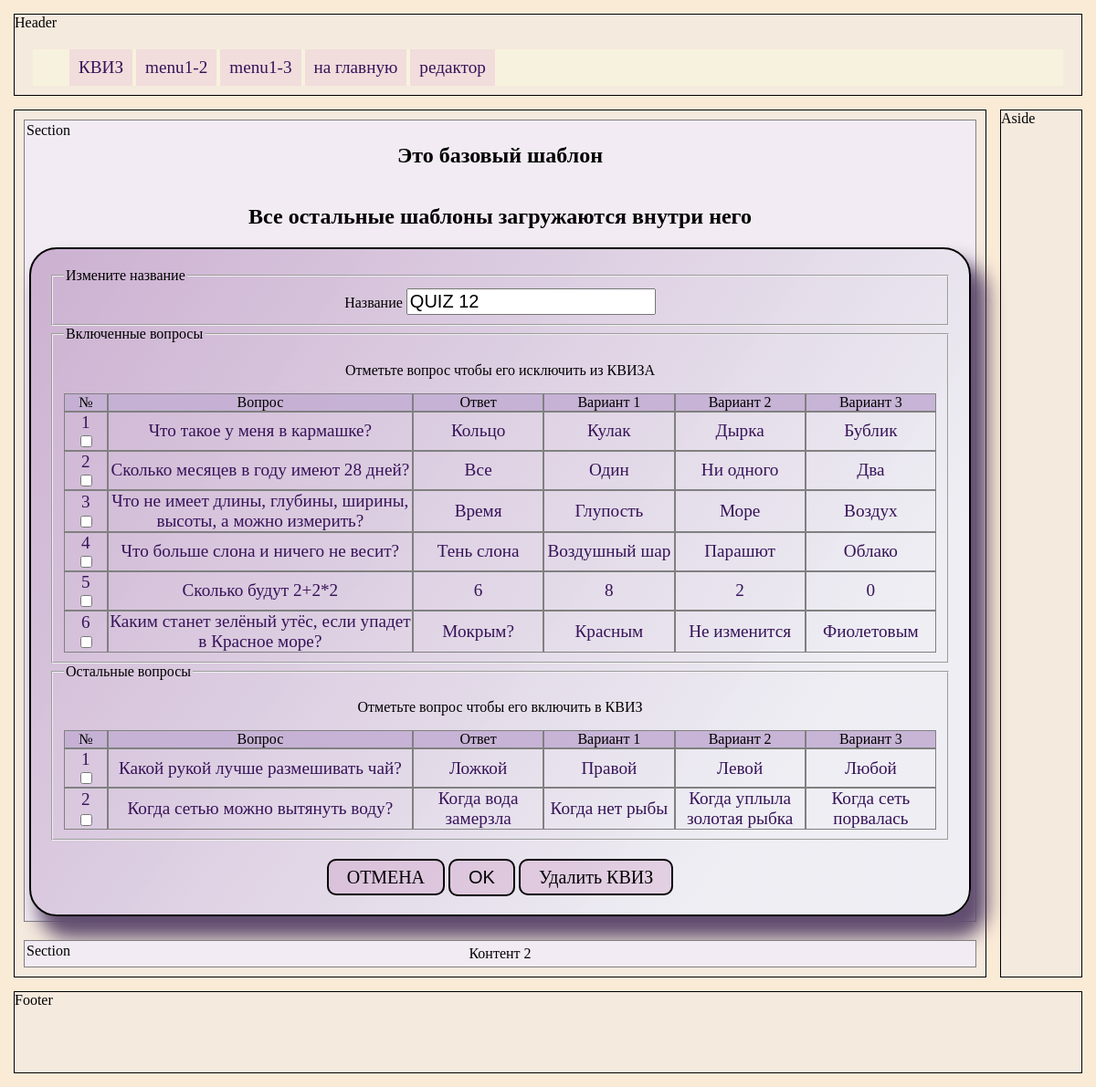
Screenshot of /quiz_edit/1/ with the database file from the repository.
### models.py (models this page shows, shortened)
class Quiz(db.Model):
    id = db.Column(db.Integer, primary_key = True)
    name = db.Column(db.String(100))
    user_id = db.Column(db.Integer, db.ForeignKey('user.id'))

class Question(db.Model):
    id = db.Column(db.Integer, primary_key = True)
    question = db.Column(db.String(250), nullable=False)
    answer = db.Column(db.String(100), nullable=False)
    wrong1 = db.Column(db.String(100), nullable=False)
    wrong2 = db.Column(db.String(100), nullable=False)
    wrong3 = db.Column(db.String(100), nullable=False)
    quiz = db.relationship(
                'Quiz',
                secondary=quiz_question, backref = 'question')

### main.py (the view, shortened to what this page needs)
@app.route('/quiz_edit/<int:id>/', methods = ['GET','POST'])
def quiz_edit(id):
    quiz = Quiz.query.filter_by(id=id).one()
    q_ids = [q.id for q in quiz.question] #список id вопросов которые вошли в этот КВИЗ
    questions = Question.query.filter(Question.id.not_in(q_ids))  # выборка вопросов которые не вошли
    return render_template('quiz_edit.html',
                            quiz = quiz,
                            no_questions=questions,
                            html_config = html_config)

### templates/quiz_edit.html (shortened to what this page needs)
{% extends "base.html" %}
{% block main_menu %}
    {{ super() }}
    {% include 'quiz_menu.html' %}
{% endblock %}
{% block content1 %}
<div class="quiz_form">
    <form action="/quiz_edit/{{ quiz.id }}/" method="post">
        <fieldset>
            <legend>Измените название</legend>
            <label for="name">Название</label>
            <input type="text" name="name" id="name" value="{{ quiz.name }}" placeholder="Название КВИЗА">
        </fieldset>
        <fieldset>
            <legend>Включенные вопросы</legend>
            <p>Отметьте вопрос чтобы его исключить из КВИЗА</p>
            {% set questions, checkbox, n_tab = quiz.question, True, 1  %}
            {% include 'form_questions_tab.html' %}
        </fieldset>
        <fieldset>
            <legend>Остальные вопросы</legend>
            <p>Отметьте вопрос чтобы его включить в КВИЗ</p>
            {% set questions, checkbox, n_tab = no_questions, True, 2 %}
            {% include 'form_questions_tab.html' %}
        </fieldset>
        <div>
            <a class="button" href="/quizes_view">ОТМЕНА</a>
            <input class="button" type="submit" value="OK">
            <a class="button" href="/quiz_delete/{{quiz.id}}">Удалить КВИЗ</a>
        </div>
    </form>
</div>
{% endblock %}

### templates/form_questions_tab.html
<div class="question-row question-hrow">
    <div class="quiz-col">№</div>
    <div class="quiz-col">Вопрос</div>
    <div class="quiz-col">Ответ</div>
    <div class="quiz-col">Вариант 1</div>
    <div class="quiz-col">Вариант 2</div>
    <div class="quiz-col">Вариант 3</div>
</div>
{% for q in questions %}
<a href="/question_edit/{{q.id}}">
    <div class="question-row">
        <div class="quiz-col">
            {{ loop.index }}
            {% if  checkbox %}
                <input type="checkbox" name = "check{{n_tab}}_{{loop.index}}" value="{{ q.id }}">
            {% endif %}
        </div>
        <div class="quiz-col">{{ q.question }}</div>
        <div class="quiz-col">{{ q.answer }}</div>
        <div class="quiz-col">{{ q.wrong1 }}</div>
        <div class="quiz-col">{{ q.wrong2 }}</div>
        <div class="quiz-col">{{ q.wrong3 }}</div>
    </div>
</a>
{% endfor %}

### static/main.css (style rules this page uses)
* { box-sizing: border-box; }
body { min-height: 100vh; margin: auto; padding: 10px; background-color: antiquewhite; width: 100vw; max-width: 1200px; display: grid; grid-template-columns: 1fr 100px; grid-template-rows: 100px 1fr 100px; gap: 5px; }
a { text-decoration: none; color: rgb(55, 19, 89); font-size: 1.2rem; }
legend { text-align: left; }

### static/quiz.css (style rules this page uses)
.quiz_form { display: block; background: linear-gradient(153deg, #e9f2f375 20%, #7531807a); border-radius: 30px; border: 2px solid; box-shadow: 14px 20px 20px 4px #614d6f; text-align: center; min-width: 500px; max-width: 100%; background: linear-gradient(305deg, #e9f2f375 20%, #a371ab7a); padding: 20px; }
.button { font-size: 20px; border-radius: 10px; padding: 10px 15px 10px 15px; background-color: #c785b747; transition: all 450ms ease-out; }
.button { margin-top: 20px; font-size: 20px; border-radius: 10px; padding: 2px 15px 2px 15px; background-color: #c785b747; transition: all 250ms ease-out; text-decoration: none; border: 2px solid black; padding: 7px 20px 7px 20px; color:black; }
.question-row { display: grid; grid-template-columns: 5% 35% repeat(4, 15%); transition: all 200ms; }
.quiz-col { display: grid; border:1px solid gray; align-items: center; overflow: hidden; }
.question-hrow, .quiz-hrow { background-color: #c5b0d4eb; }
.quiz_form input, textarea { font-size: 20px; }

### rows the page displays
Quiz: name "QUIZ 12"
Question: question "Что такое у меня в кармашке?", answer "Кольцо", wrong1 "Кулак", wrong2 "Дырка", wrong3 "Бублик"
Question: question "Сколько месяцев в году имеют 28 дней?", answer "Все", wrong1 "Один", wrong2 "Ни одного", wrong3 "Два"
Question: question "Что не имеет длины, глубины, ширины, высоты, а можно измерить?", answer "Время", wrong1 "Глупость", wrong2 "Море", wrong3 "Воздух"
Question: question "Что больше слона и ничего не весит?", answer "Тень слона", wrong1 "Воздушный шар", wrong2 "Парашют", wrong3 "Облако"
Question: question "Сколько будут 2+2*2", answer "6", wrong1 "8", wrong2 "2", wrong3 "0"
Question: question "Каким станет зелёный утёс, если упадет в Красное море?", answer "Мокрым?", wrong1 "Красным", wrong2 "Не изменится", wrong3 "Фиолетовым"
Question: question "Какой рукой лучше размешивать чай?", answer "Ложкой", wrong1 "Правой", wrong2 "Левой", wrong3 "Любой"
Question: question "Когда сетью можно вытянуть воду?", answer "Когда вода замерзла", wrong1 "Когда нет рыбы", wrong2 "Когда уплыла золотая рыбка", wrong3 "Когда сеть порвалась"
